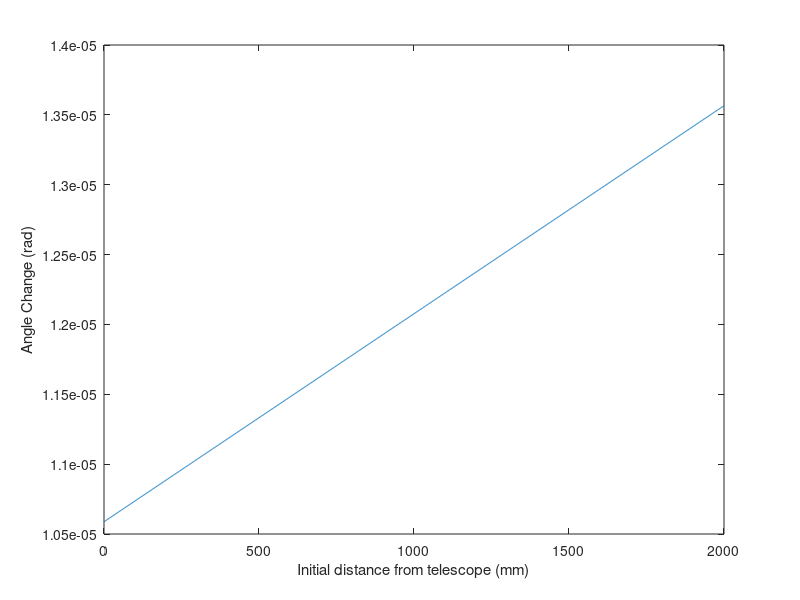

This figure's MATLAB source:
function out = mirrordistance()
    out=[];
    
    %define conditions
    distfromtel=0:1:2000;
    distfromtel(2,:)=0;
    
    specs=cell(9,2);

    
    %recreate optic setup
    specs{3,1}='s';
    specs{3,2}=500;
    specs{4,1}='t';
    specs{4,2}=-1000;
    specs{5,1}='s';
    specs{5,2}=2000;
    specs{6,1}='t';
    specs{6,2}=3000;
    specs{7,1}='s';
    specs{7,2}=31000;
    specs{8,1}='t';
    specs{8,2}=13500;
    specs{9,1}='s';
    specs{9,2}=13500;
        values=[0;10*10^-6];
        dev=30.15*10^-3;
        for x=4:size(specs,1)
            if x==4
                mat=[1 0;-1/specs{x,2} 1];
            elseif specs{(x),1}==('s')
                mat=[1,specs{x,2};0,1]*mat;
            elseif specs{x,1}==('m')
                if (20-x)==2
                    values(2)=values(2)+specs{x,2};
                end
            elseif specs{x,1}==('t')
                mat=[1,0;-1/specs{x,2},1]*mat;
            elseif specs{x,1}==('c')
                mat=[1,0;-1/(specs{x,2}(2)),1]*mat;
            end    
        end
        for d=distfromtel(1,:)
            t=dev/(mat(1,1)*d+mat(1,2));
            xf=dev*(mat(2,1)*d+mat(2,2))/(mat(1,1)*d+mat(1,2));
            distfromtel(2,d+1)=abs(xf-t);
        end
    fig=figure;
    plot(distfromtel(1,:),distfromtel(2,:));
    xlabel('Initial distance from telescope (mm)');
    ylabel('Angle Change (rad)');
end

